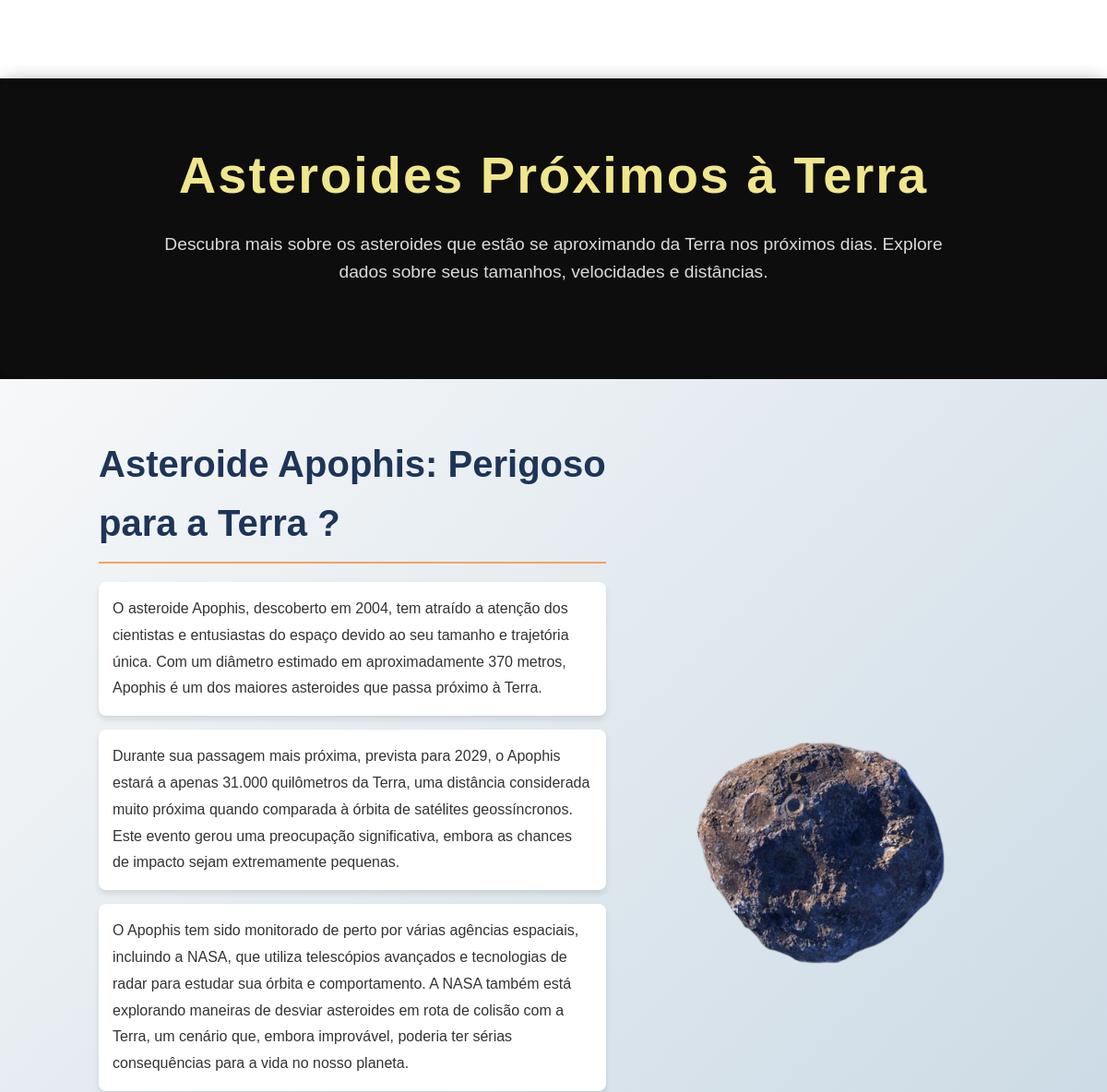
/ (middle part), run on an earlier commit of the app's database.
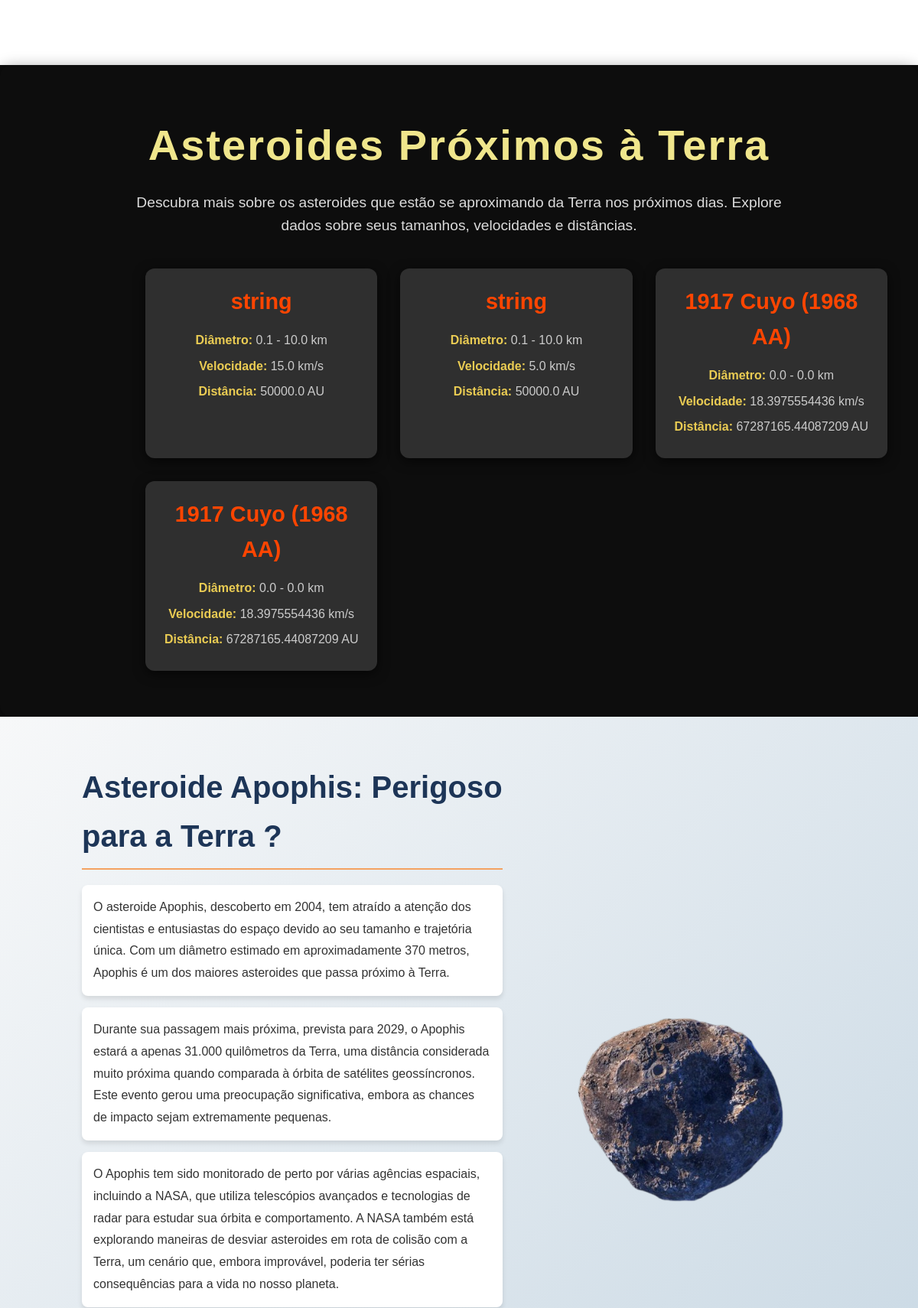
And on a later commit of the database.
### asteroids/models.py (models this page shows)
class Asteroide(models.Model):
    name = models.CharField(max_length=100)
    min_diameter = models.FloatField()
    max_diameter = models.FloatField()
    relative_velocity = models.FloatField()
    miss_distance = models.FloatField()
    absolute_magnitude = models.FloatField()

### asteroids/views.py (the view)
# urls.py: path('', index, name='index'),  # Adicionando a URL para a página inicial
def index(request):
    asteroids = Asteroide.objects.all()
    return render(request, 'asteroids/index.html', {'asteroids': asteroids})

### asteroids/templates/asteroids/index.html (shortened to what this page needs)
<!DOCTYPE html>
<html lang="en">
<head>
    {% load static %}
    <link rel="stylesheet" href="{% static 'CSS/style.css' %}">
</head>
<body>
    <div class="tabs-container">
        <div class="tab-content">
            <section id="nasa-today" class="section active">
            </section>
        </div>
    </div>
    <section class="asteroid-section">
        <div class="content">
            <h1 class="title">Asteroides Próximos à Terra</h1>
            <p class="description">
                Descubra mais sobre os asteroides que estão se aproximando da Terra nos próximos dias. Explore dados sobre seus tamanhos, velocidades e distâncias.
            </p>
        </div>
        <div class="asteroid-cards">
            {% for asteroid in asteroids %}
            <div class="asteroid-card">
                <h2 class="asteroid-name">{{ asteroid.name }}</h2>
                <div class="asteroid-details">
                    <p><strong>Diâmetro: </strong>{{ asteroid.min_diameter }} - {{ asteroid.max_diameter }} km</p>
                    <p><strong>Velocidade: </strong>{{ asteroid.relative_velocity }} km/s</p>
                    <p><strong>Distância: </strong>{{ asteroid.miss_distance }} AU</p>
                </div>
            </div>
            {% endfor %}
        </div>
    </section>
    <section class="apophis-section">
        <div class="text">
            <h2>Asteroide Apophis: Perigoso para a Terra ?</h2>
        <p>O asteroide Apophis, descoberto em 2004, tem atraído a atenção dos cientistas e entusiastas do espaço devido ao seu tamanho e trajetória única. Com um diâmetro estimado em aproximadamente 370 metros, Apophis é um dos maiores asteroides que passa próximo à Terra.</p>
        <p>Durante sua passagem mais próxima, prevista para 2029, o Apophis estará a apenas 31.000 quilômetros da Terra, uma distância considerada muito próxima quando comparada à órbita de satélites geossíncronos. Este evento gerou uma preocupação significativa, embora as chances de impacto sejam extremamente pequenas.</p>
        <p>O Apophis tem sido monitorado de perto por várias agências espaciais, incluindo a NASA, que utiliza telescópios avançados e tecnologias de radar para estudar sua órbita e comportamento. A NASA também está explorando maneiras de desviar asteroides em rota de colisão com a Terra, um cenário que, embora improvável, poderia ter sérias consequências para a vida no nosso planeta.</p>
        </div>
        <div class="asteroid-image">
            <img src="{% static 'IMG/smallfoto.png' %}" alt="Asteroide Apophis">
        </div>
    </section>
</body>
</html>

### static/CSS/style.css (style rules this page uses)
* { margin: 0; padding: 0; box-sizing: border-box; }
body { font-family: 'Arial', sans-serif; color: white; background-color: #0d0d0d; line-height: 1.6; }
.tabs-container { background-color: white; color: #333; padding: 50px 20px; }
.tab-content { margin-top: 20px; }
.section { display: none; padding: 40px; }
.section.active { display: flex; justify-content: space-between; align-items: flex-start; gap: 20px; }
.asteroid-section { background-color: #0d0d0d; padding: 60px 20px; color: #fff; text-align: center; border-radius: 15px; box-shadow: 0 4px 20px rgba(0, 0, 0, 0.4); }
.title { font-size: 3.5rem; font-weight: bold; letter-spacing: 2px; color: #f0e68c; margin-bottom: 15px; }
.description { font-size: 1.2rem; max-width: 900px; margin: 0 auto; line-height: 1.6; opacity: 0.85; }
.asteroid-cards { display: grid; grid-template-columns: repeat(auto-fill, minmax(300px, 1fr)); gap: 30px; margin-top: 40px; padding: 0 20px; margin-left: 150px; }
.asteroid-card { background-color: #2f2f2f; padding: 20px; border-radius: 12px; box-shadow: 0 4px 15px rgba(0, 0, 0, 0.6); transition: transform 0.3s ease, box-shadow 0.3s ease; }
.asteroid-name { font-size: 1.8rem; margin-bottom: 15px; color: #ff4500; }
.asteroid-details p { font-size: 1rem; margin: 8px 0; color: #ddd; opacity: 0.9; }
.asteroid-details strong { color: #ffdd57; }
.apophis-section { display: flex; justify-content: center; align-items: center; padding: 60px 20px; background: linear-gradient(135deg, #f7f8f9 0%, #c7d7e3 100%); position: relative; text-align: left; overflow: hidden; }
.apophis-section .text { width: 50%; padding-right: 30px; }
.apophis-section h2 { font-size: 2.5rem; color: #1d3557; font-weight: bold; margin-bottom: 20px; border-bottom: 2px solid #f4a261; padding-bottom: 10px; }
.apophis-section p { font-size: 1rem; color: #333; line-height: 1.8; margin-bottom: 15px; background-color: #fff; padding: 15px; border-radius: 8px; box-shadow: 0 4px 6px rgba(0, 0, 0, 0.1); }
.apophis-section .asteroid-image { width: 35%; position: relative; animation: rotate 10s infinite linear; border-radius: 15px; overflow: hidden; }
.apophis-section .asteroid-image img { width: 100%; }

What changed in the data, as far as the page shows it:
added Asteroide: name "string", min_diameter "0.1", max_diameter "10.0", relative_velocity "15.0", miss_distance "50000.0"
added Asteroide: name "string", min_diameter "0.1", max_diameter "10.0", relative_velocity "5.0", miss_distance "50000.0"
added Asteroide: name "1917 Cuyo (1968 AA)", min_diameter "0.0", max_diameter "0.0", relative_velocity "18.3975554436", miss_distance "67287165.44087209"
added Asteroide: name "1917 Cuyo (1968 AA)", min_diameter "0.0", max_diameter "0.0", relative_velocity "18.3975554436", miss_distance "67287165.44087209"
